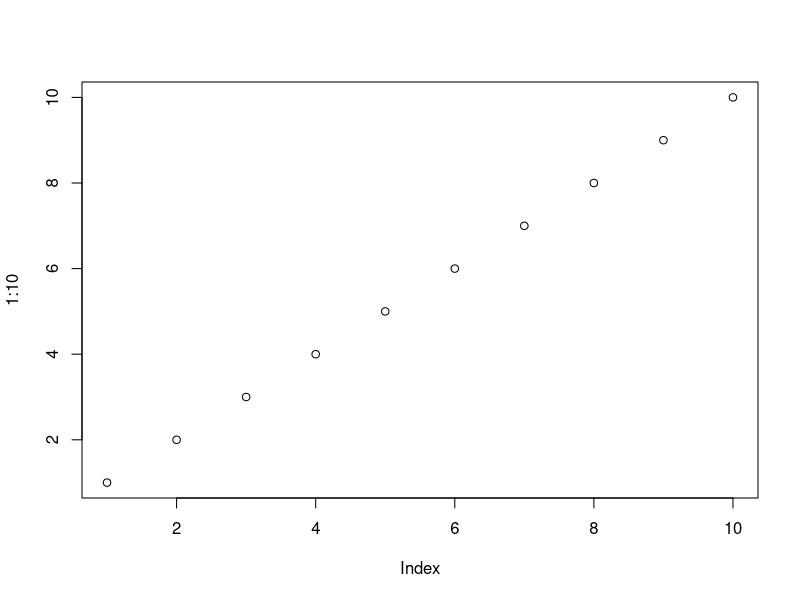
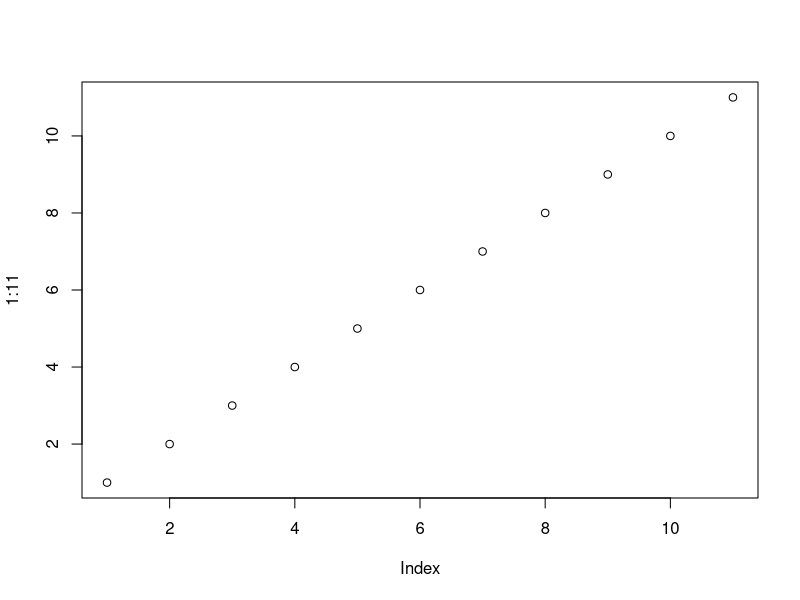

Generate these figures, in order, with R:
## ---- chunk 1
#| fig-cap: !expr glue::glue("**Event sequences stratified by CGG repeats among females. (a)** Estimated event sequences, stratified by CGG repeats (<100 vs 100+). **(b)** Positional differences in estimated event sequence between CGG repeats.")
#| label: fig-1
#| layout-ncol: 1
#| fig-subcap: 
#|    - ""
#|    - ""
plot(1:10)
plot(1:11)
